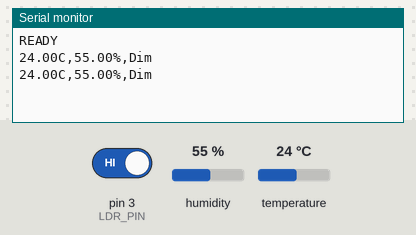
A sketch run on a simulated Arduino Uno, built with avr-gcc and run on an emulated ATmega328P. Shown: the last lines printed to the serial monitor. The inputs (shaded band) are chosen by the test bench; at power-on: pin 3 (LDR_PIN) HIGH, humidity 55 %, temperature 24 °C.

Above: at 2.8 s.
2.9 s: pin 3 (LDR_PIN) driven LOW
At 4.9 s:
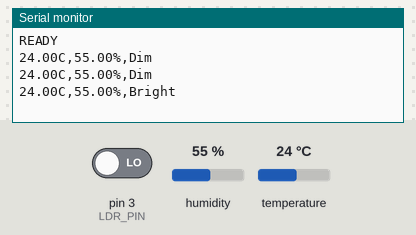
7.5 s: humidity set to 22 %
At 8.5 s:
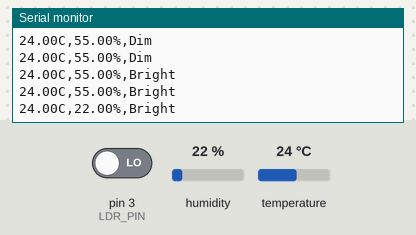
10.2 s: temperature set to 12 °C
At 10.9 s:
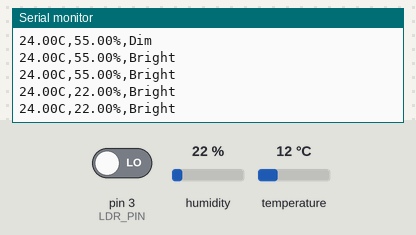
12.9 s: pin 3 (LDR_PIN) driven HIGH
At 14.5 s:
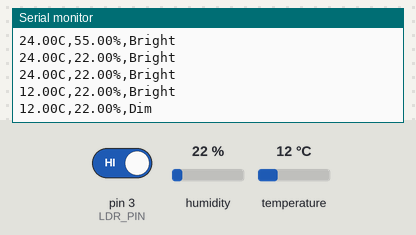
15.6 s: humidity set to 40 %
At 16.9 s:
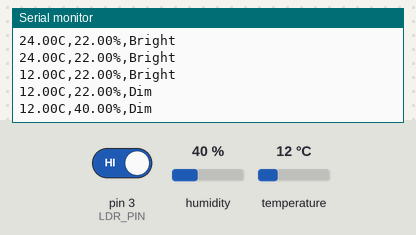
Timing chart, 0 to 18.6 s (numbered marks = the images above; inputs shaded):
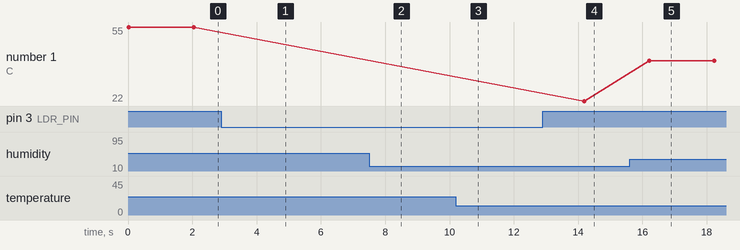

Measured:
- after the input at 2.9 s, the serial monitor: prints a new line after 1.2 s (image 1)
- after the input at 7.5 s, the serial monitor: prints a new line after 0.62 s (image 2)
- after the input at 12.9 s, the serial monitor: prints a new line after 1.3 s (image 4)
- after the input at 15.6 s, the serial monitor: prints a new line after 0.62 s (image 5)
- plotted number 1: 22 → 40 after the input at 15.6 s

The sketch:

Weather_Station.ino
```cpp
#include <DHT.h>

#define DHTPIN 2
#define DHTTYPE DHT11
#define LDR_PIN 3

DHT dht(DHTPIN, DHTTYPE);

void setup() {
  Serial.begin(9600);
  dht.begin();
  pinMode(LDR_PIN, INPUT); // Set LDR pin as input
  Serial.println("READY");
}

void loop() {
  // Reading temperature and humidity
  float temperature = dht.readTemperature(); // Read temperature in °C
  float humidity = dht.readHumidity();       // Read humidity in %

  // Reading LDR digital output
  int sunlight = digitalRead(LDR_PIN);


  if (isnan(temperature) || isnan(humidity)) {
    Serial.println("ERROR");
    return;
  }


  String sunlightStatus = (sunlight == LOW) ? "Bright" : "Dim";

  // Send data to Serial Monitor and Excel in CSV format
  Serial.print(temperature);
  Serial.print("C,");
  Serial.print(humidity);
  Serial.print("%,");
  Serial.println(sunlightStatus);

  delay(2000);
}
```
